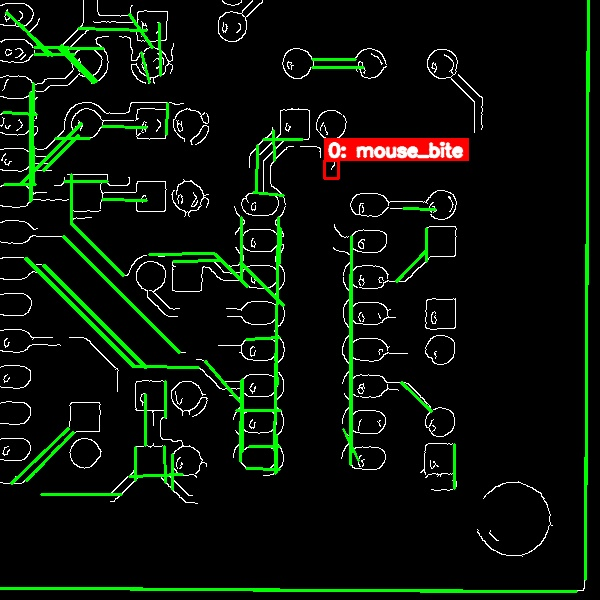
#> input picture runs/student2_preview/mouse_bite/canny_100_200.jpg, 600 x 600 px, given as the content of the folder C:/Users/user/Downloads/pcb_dataset_reduced/train/images, which was not available
$ python preprocess_student2_canny_thresh.py
#> lines starting #> are read from the running program, lines starting #| are printed output that depends on the picture
#> in process_split, image is the input picture: shape (600, 600, 3); mean B, G, R 9.4, 19.1, 10.9
from pathlib import Path
import cv2
import numpy as np
import shutil


# =========================================================
# SETTINGS
# =========================================================

SOURCE_DATASET = Path(
    r"C:\Users\user\Downloads\pcb_dataset_reduced"
)

OUTPUT_ROOT = Path(
    r"C:\Users\user\Downloads\pcb_dataset_student2_canny_thresh"
)


# =========================================================
# FIXED STUDENT 2 PARAMETERS (HOUGH BASELINES)
# =========================================================

HOUGH_RHO = 1
HOUGH_THETA = np.pi / 180
HOUGH_THRESHOLD = 50
HOUGH_MIN_LINE_LENGTH = 20
HOUGH_MAX_LINE_GAP = 10

# Only Canny thresholds change in Phase 1
CANNY_THRESHOLDS = [
    (50, 150),
    (100, 200),
    (150, 250)
]


# =========================================================
# CLASS NAMES
# =========================================================

CLASS_NAMES = {
    0: "mouse_bite",
    1: "spur",
    2: "missing_hole",
    3: "short",
    4: "open_circuit",
    5: "spurious_copper"
}


# =========================================================
# PREPROCESS ONE IMAGE
# =========================================================

def preprocess_image(image, canny_thresh):

    # Convert image to grayscale
#> called with canny_thresh = (50, 150)
    gray = cv2.cvtColor(
        image,
        cv2.COLOR_BGR2GRAY
    )
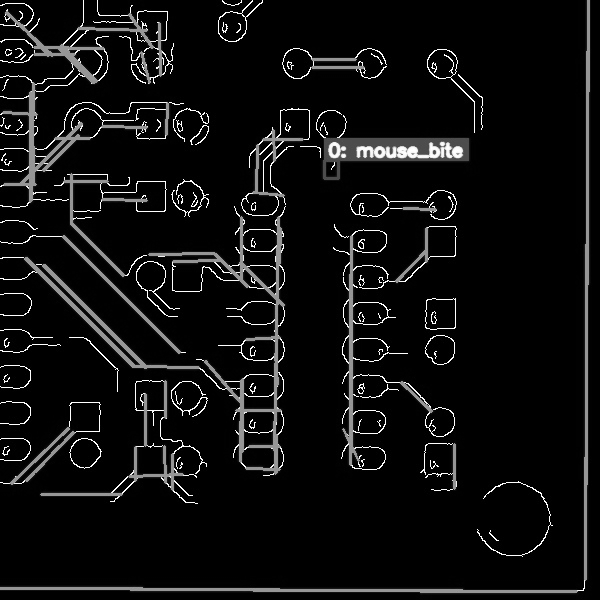
#> gray: shape (600, 600); min 0, max 255, mean 15.5

    # Apply Gaussian Blur to reduce noise
    blurred = cv2.GaussianBlur(
        gray,
        (5, 5),
        0
    )
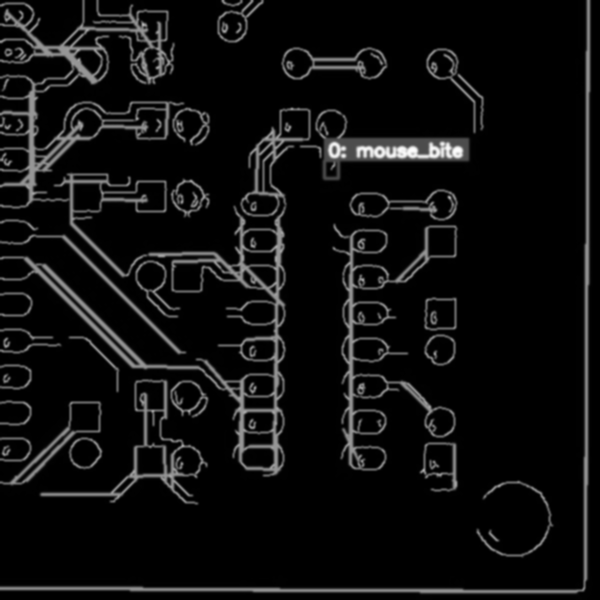
#> blurred: shape (600, 600); min 0, max 253, mean 15.5

    # -----------------------------------------------------
    # Canny Edge Detection
    # -----------------------------------------------------

    lower_thresh, upper_thresh = canny_thresh

    edges = cv2.Canny(
        blurred,
        lower_thresh,
        upper_thresh
    )
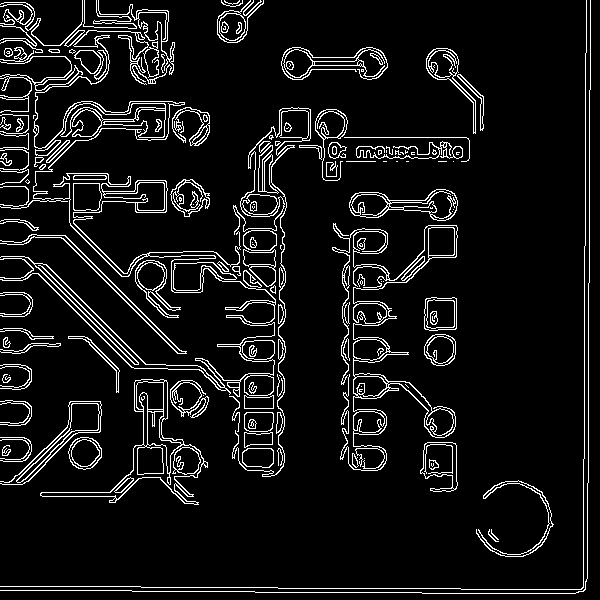
#> edges: shape (600, 600); 7.9% white in thin lines or dots

    # -----------------------------------------------------
    # Hough Line Transform
    # -----------------------------------------------------

    lines = cv2.HoughLinesP(
        edges,
        HOUGH_RHO,
        HOUGH_THETA,
        HOUGH_THRESHOLD,
        minLineLength=HOUGH_MIN_LINE_LENGTH,
        maxLineGap=HOUGH_MAX_LINE_GAP
    )
#> lines = 656 rows, first 6: [59, 235, 177, 353], [353, 469, 353, 231], [238, 407, 284, 453], [178, 137, 206, 137], [590, 70, 590, 14], [589, 282, 589, 90]


    output_bgr = cv2.cvtColor(
        edges,
        cv2.COLOR_GRAY2BGR
    )
#> output_bgr: shape (600, 600, 3); 7.9% white in thin lines or dots

    if lines is not None:
        for line in lines:
            x1, y1, x2, y2 = line[0]
            cv2.line(
                output_bgr,
                (x1, y1),
                (x2, y2),
                (0, 255, 0),
                2
            )
#> this loop made 656 passes
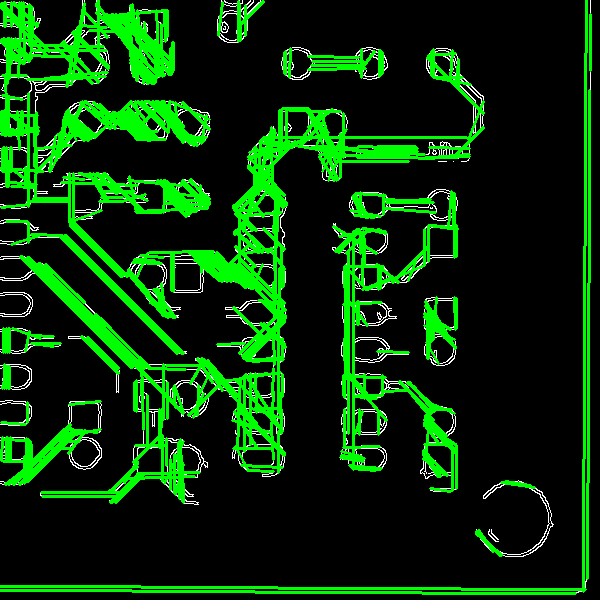
#> output_bgr: shape (600, 600, 3); mean B, G, R 5.4, 50, 5.4

    return output_bgr


# =========================================================
# GET IMAGE FILES
# =========================================================

def get_image_files(folder):

    supported_extensions = {
        ".jpg",
        ".jpeg",
        ".png",
        ".bmp"
    }

    return sorted(
        [
            path
            for path in folder.iterdir()
            if (
                path.is_file()
                and path.suffix.lower()
                in supported_extensions
            )
        ]
    )


# =========================================================
# PROCESS ONE SPLIT
# =========================================================

def process_split(
    split,
    output_dataset,
    canny_thresh
):

    source_images = (
        SOURCE_DATASET /
        split /
        "images"
    )

    source_labels = (
        SOURCE_DATASET /
        split /
        "labels"
    )

    output_images = (
        output_dataset /
        split /
        "images"
    )

    output_labels = (
        output_dataset /
        split /
        "labels"
    )


    output_images.mkdir(
        parents=True,
        exist_ok=True
    )

    output_labels.mkdir(
        parents=True,
        exist_ok=True
    )


    image_files = get_image_files(
        source_images
    )


    print(
        f"\nProcessing {split} "
        f"with Canny={canny_thresh}"
    )

    print(
        f"Images found: {len(image_files)}"
    )


    processed_count = 0
    missing_labels = 0


    for index, image_path in enumerate(
        image_files,
        start=1
    ):

        # -------------------------------------------------
        # Read original image
        # -------------------------------------------------

        image = cv2.imread(
            str(image_path)
        )

        if image is None:

            print(
                f"WARNING: Cannot read "
                f"{image_path.name}"
            )

            continue


        # -------------------------------------------------
        # Preprocess image
        # -------------------------------------------------

        processed = preprocess_image(
            image,
            canny_thresh
        )
#> the loop in preprocess_image (call 2), `for line in lines:` made 656 passes


        # -------------------------------------------------
        # Save processed image
        # -------------------------------------------------

        output_image = (
            output_images /
            image_path.name
        )

        cv2.imwrite(
            str(output_image),
            processed
        )


        # -------------------------------------------------
        # Copy corresponding YOLO label
        # -------------------------------------------------

        label_path = (
            source_labels /
            f"{image_path.stem}.txt"
        )

        output_label = (
            output_labels /
            f"{image_path.stem}.txt"
        )


        if label_path.exists():

            shutil.copy2(
                label_path,
                output_label
            )

        else:

            missing_labels += 1

            print(
                f"WARNING: Missing label for "
                f"{image_path.name}"
            )


        processed_count += 1


        # -------------------------------------------------
        # Progress
        # -------------------------------------------------

        if (
            index % 200 == 0
            or index == len(image_files)
        ):

            print(
                f"{split}: "
                f"{index}/{len(image_files)}"
            )


    print(
        f"\nProcessed images: "
        f"{processed_count}"
    )

    print(
        f"Missing labels: "
        f"{missing_labels}"
    )


# =========================================================
# CREATE DATA.YAML
# =========================================================

def create_yaml(output_dataset):

    yaml_path = (
        output_dataset /
        "data.yaml"
    )


    content = f"""path: {output_dataset.as_posix()}

train: train/images
val: val/images

names:
  0: mouse_bite
  1: spur
  2: missing_hole
  3: short
  4: open_circuit
  5: spurious_copper
"""


    with open(
        yaml_path,
        "w",
        encoding="utf-8"
    ) as file:

        file.write(content)


    print(
        f"data.yaml created:\n"
        f"{yaml_path}"
    )


# =========================================================
# VERIFY DATASET
# =========================================================

def verify_dataset(
    output_dataset,
    canny_thresh
):

    print("\n" + "-" * 70)
    print(
        f"VERIFYING CANNY {canny_thresh}"
    )
    print("-" * 70)


    for split in [
        "train",
        "val"
    ]:

        image_folder = (
            output_dataset /
            split /
            "images"
        )

        label_folder = (
            output_dataset /
            split /
            "labels"
        )


        images = get_image_files(
            image_folder
        )

        labels = list(
            label_folder.glob(
                "*.txt"
            )
        )


        print(
            f"{split:<6} "
            f"images = {len(images)}, "
            f"labels = {len(labels)}"
        )


# =========================================================
# CREATE ONE CONFIGURATION DATASET
# =========================================================

def create_dataset(canny_thresh):

    output_dataset = (
        OUTPUT_ROOT /
        f"canny_{canny_thresh[0]}_{canny_thresh[1]}"
    )


    print("\n" + "=" * 80)
    print(
        f"CREATING CANNY {canny_thresh} DATASET"
    )
    print("=" * 80)


    # -----------------------------------------------------
    # Process training images
    # -----------------------------------------------------

    process_split(
        "train",
        output_dataset,
        canny_thresh
    )


    # -----------------------------------------------------
    # Process validation images
    # -----------------------------------------------------

    process_split(
        "val",
        output_dataset,
        canny_thresh
    )


    # -----------------------------------------------------
    # Create YAML
    # -----------------------------------------------------

    create_yaml(
        output_dataset
    )


    # -----------------------------------------------------
    # Verify result
    # -----------------------------------------------------

    verify_dataset(
        output_dataset,
        canny_thresh
    )


# =========================================================
# MAIN
# =========================================================

def main():

    print("=" * 80)
    print("STUDENT 2 CANNY THRESHOLD PREPROCESSING (PHASE 1)")
    print("=" * 80)

    print(
        f"Source dataset:\n"
        f"{SOURCE_DATASET}"
    )

    print(
        f"\nOutput root:\n"
        f"{OUTPUT_ROOT}"
    )

    print(
        f"\nFixed Hough Threshold = "
        f"{HOUGH_THRESHOLD}"
    )

    print(
        f"Fixed Min Line Length = "
        f"{HOUGH_MIN_LINE_LENGTH}"
    )

    print(
        f"Fixed Max Line Gap = "
        f"{HOUGH_MAX_LINE_GAP}"
    )

    print(
        f"Canny Thresholds = "
        f"{CANNY_THRESHOLDS}"
    )


    for canny_thresh in CANNY_THRESHOLDS:

        create_dataset(
            canny_thresh
        )


    print("\n" + "=" * 80)
    print("PHASE 1 PREPROCESSING COMPLETED")
    print("=" * 80)

    print(
        "\nProcessed datasets saved to:"
    )

    print(
        OUTPUT_ROOT
    )


if __name__ == "__main__":
    main()
